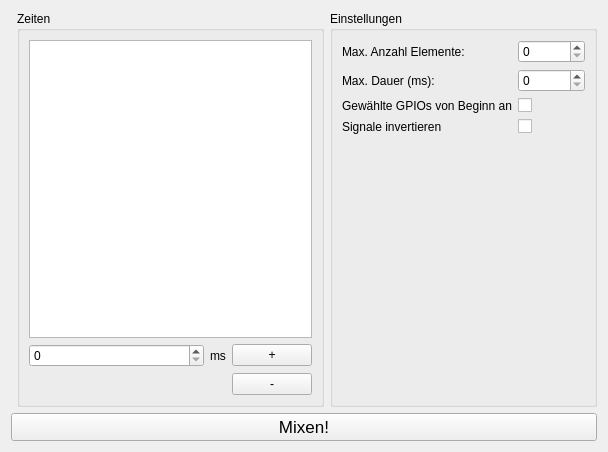
<?xml version="1.0" encoding="UTF-8"?>
<!--
   Copyright (C) 2016 Anton Haubner <anton.haubner@outlook.de>

   This file is part of the PiGPIOSequenceWidgets library.

   PiGPIOSequenceWidgets is free software: you can redistribute it and/or modify
   it under the terms of the GNU Affero General Public License as published by
   the Free Software Foundation, either version 3 of the License, or
   (at your option) any later version.

   PiGPIOSequenceWidgets is distributed in the hope that it will be useful,
   but WITHOUT ANY WARRANTY; without even the implied warranty of
   MERCHANTABILITY or FITNESS FOR A PARTICULAR PURPOSE.  See the
   GNU Affero General Public License for more details.

   You should have received a copy of the GNU Affero General Public License
   along with PiGPIOSequenceWidgets.  If not, see <http://www.gnu.org/licenses/>.
-->

<ui version="4.0">
 <class>PiGPIOSequence::Extensions::Widgets::SequenceMixer</class>
 <widget class="QWidget" name="PiGPIOSequence::Extensions::Widgets::SequenceMixer">
  <property name="geometry">
   <rect>
    <x>0</x>
    <y>0</y>
    <width>608</width>
    <height>452</height>
   </rect>
  </property>
  <property name="windowTitle">
   <string>PiGPIOSequenceMixer</string>
  </property>
  <layout class="QVBoxLayout" name="verticalLayout_3">
   <item>
    <layout class="QHBoxLayout" name="horizontalLayout_2">
     <item>
      <widget class="PiGPIOSequence::Extensions::Widgets::PinSelector" name="PinSelector" native="true"/>
     </item>
     <item>
      <widget class="QGroupBox" name="groupBox_2">
       <property name="title">
        <string>Zeiten</string>
       </property>
       <layout class="QVBoxLayout" name="verticalLayout_2">
        <item>
         <widget class="QListWidget" name="DelayList"/>
        </item>
        <item>
         <layout class="QGridLayout" name="gridLayout_3">
          <item row="0" column="0">
           <widget class="QSpinBox" name="DelaySpin">
            <property name="sizePolicy">
             <sizepolicy hsizetype="Expanding" vsizetype="Fixed">
              <horstretch>0</horstretch>
              <verstretch>0</verstretch>
             </sizepolicy>
            </property>
            <property name="maximum">
             <number>9999999</number>
            </property>
           </widget>
          </item>
          <item row="1" column="2">
           <widget class="QPushButton" name="RemoveDelayButton">
            <property name="sizePolicy">
             <sizepolicy hsizetype="Preferred" vsizetype="Fixed">
              <horstretch>0</horstretch>
              <verstretch>0</verstretch>
             </sizepolicy>
            </property>
            <property name="text">
             <string>-</string>
            </property>
           </widget>
          </item>
          <item row="0" column="2">
           <widget class="QPushButton" name="AddDelayButton">
            <property name="sizePolicy">
             <sizepolicy hsizetype="Preferred" vsizetype="Fixed">
              <horstretch>0</horstretch>
              <verstretch>0</verstretch>
             </sizepolicy>
            </property>
            <property name="text">
             <string>+</string>
            </property>
           </widget>
          </item>
          <item row="0" column="1">
           <widget class="QLabel" name="label_5">
            <property name="text">
             <string>ms</string>
            </property>
           </widget>
          </item>
         </layout>
        </item>
       </layout>
      </widget>
     </item>
     <item>
      <widget class="QGroupBox" name="groupBox_3">
       <property name="title">
        <string>Einstellungen</string>
       </property>
       <layout class="QFormLayout" name="formLayout">
        <property name="fieldGrowthPolicy">
         <enum>QFormLayout::AllNonFixedFieldsGrow</enum>
        </property>
        <item row="0" column="0">
         <widget class="QLabel" name="label_3">
          <property name="text">
           <string>Max. Anzahl Elemente:</string>
          </property>
         </widget>
        </item>
        <item row="0" column="1">
         <widget class="QSpinBox" name="MaxElementsSpin">
          <property name="maximum">
           <number>999999999</number>
          </property>
         </widget>
        </item>
        <item row="1" column="0">
         <widget class="QLabel" name="label_4">
          <property name="text">
           <string>Max. Dauer (ms):</string>
          </property>
         </widget>
        </item>
        <item row="1" column="1">
         <widget class="QSpinBox" name="MaxTimeSpin">
          <property name="maximum">
           <number>999999999</number>
          </property>
         </widget>
        </item>
        <item row="3" column="0">
         <widget class="QLabel" name="label">
          <property name="text">
           <string>Signale invertieren</string>
          </property>
         </widget>
        </item>
        <item row="3" column="1">
         <widget class="QCheckBox" name="InvertSignalsBox">
          <property name="text">
           <string/>
          </property>
         </widget>
        </item>
        <item row="2" column="0">
         <widget class="QLabel" name="label_2">
          <property name="text">
           <string>Gewählte GPIOs von Beginn an</string>
          </property>
         </widget>
        </item>
        <item row="2" column="1">
         <widget class="QCheckBox" name="GPIOsOnFromBeginCheck">
          <property name="text">
           <string/>
          </property>
         </widget>
        </item>
       </layout>
      </widget>
     </item>
    </layout>
   </item>
   <item>
    <widget class="QPushButton" name="MixButton">
     <property name="font">
      <font>
       <pointsize>13</pointsize>
      </font>
     </property>
     <property name="styleSheet">
      <string notr="true"/>
     </property>
     <property name="text">
      <string>Mixen!</string>
     </property>
    </widget>
   </item>
  </layout>
 </widget>
 <customwidgets>
  <customwidget>
   <class>PiGPIOSequence::Extensions::Widgets::PinSelector</class>
   <extends>QWidget</extends>
   <header location="global">PiGPIOSequence/Extensions/Widgets/PinSelector.hpp</header>
   <container>1</container>
  </customwidget>
 </customwidgets>
 <resources/>
 <connections/>
</ui>
